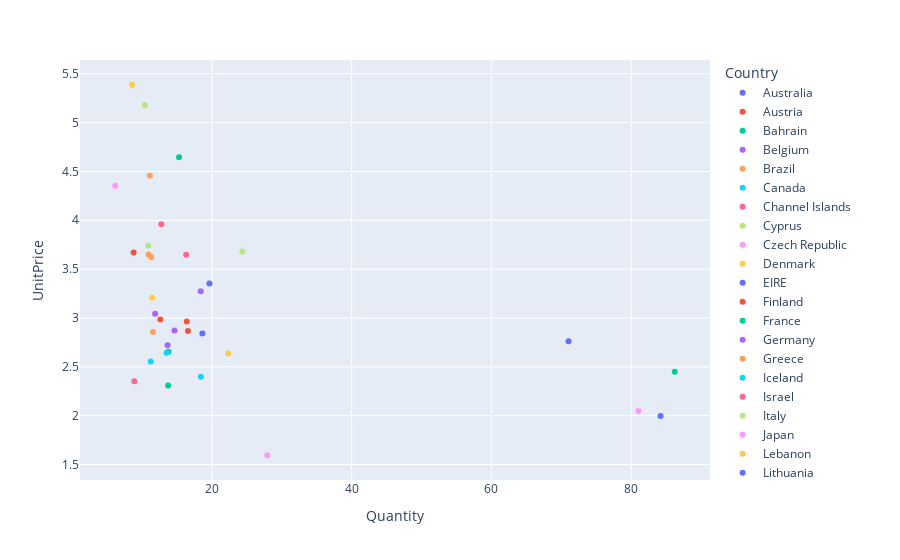

Notebook source saved alongside this figure:
### Markdown cell above
## 3. Create an interactive scatter plot showing the relationship between average quantity (x-axis) and average unit price (y-axis) for the product PARTY BUNTING with the plot points color-coded by country (categories).

### Code cell
data["InvoiceDate"] = pd.to_datetime(data["InvoiceDate"])




# Group by country
agg = data.groupby("Country", as_index=False).agg({
    "Quantity": "mean",
    "UnitPrice": "mean"
})

# Basic interactive scatter plot
fig = px.scatter(
    agg,        # your DataFrame
    x="Quantity",      # column for x-axis
    y="UnitPrice",      # column for y-axis
    color="Country",  # optional: color by category
    # size="size_column",       # optional: marker size
    # hover_data=["col1", "col2"],  # optional: extra info on hover
    # title="Your Plot Title"       # optional: chart title
)

fig.show()

### Figure 1 — Plotly figure (JSON) as saved in the notebook; plotly's stock layout.template omitted (floating-point values rounded to 4 significant figures)
{"data": [{"hovertemplate": "Country=Australia<br>Quantity=%{x}<br>UnitPrice=%{y}<extra></extra>", "legendgroup": "Australia", "marker": {"color": "#636efa", "symbol": "circle"}, "mode": "markers", "name": "Australia", "orientation": "v", "showlegend": true, "type": "scatter", "x": [71.04], "xaxis": "x", "y": [2.762], "yaxis": "y"}, {"hovertemplate": "Country=Austria<br>Quantity=%{x}<br>UnitPrice=%{y}<extra></extra>", "legendgroup": "Austria", "marker": {"color": "#EF553B", "symbol": "circle"}, "mode": "markers", "name": "Austria", "orientation": "v", "showlegend": true, "type": "scatter", "x": [12.61], "xaxis": "x", "y": [2.984], "yaxis": "y"}, {"hovertemplate": "Country=Bahrain<br>Quantity=%{x}<br>UnitPrice=%{y}<extra></extra>", "legendgroup": "Bahrain", "marker": {"color": "#00cc96", "symbol": "circle"}, "mode": "markers", "name": "Bahrain", "orientation": "v", "showlegend": true, "type": "scatter", "x": [15.29], "xaxis": "x", "y": [4.644], "yaxis": "y"}, {"hovertemplate": "Country=Belgium<br>Quantity=%{x}<br>UnitPrice=%{y}<extra></extra>", "legendgroup": "Belgium", "marker": {"color": "#ab63fa", "symbol": "circle"}, "mode": "markers", "name": "Belgium", "orientation": "v", "showlegend": true, "type": "scatter", "x": [11.87], "xaxis": "x", "y": [3.043], "yaxis": "y"}, {"hovertemplate": "Country=Brazil<br>Quantity=%{x}<br>UnitPrice=%{y}<extra></extra>", "legendgroup": "Brazil", "marker": {"color": "#FFA15A", "symbol": "circle"}, "mode": "markers", "name": "Brazil", "orientation": "v", "showlegend": true, "type": "scatter", "x": [11.12], "xaxis": "x", "y": [4.456], "yaxis": "y"}, {"hovertemplate": "Country=Canada<br>Quantity=%{x}<br>UnitPrice=%{y}<extra></extra>", "legendgroup": "Canada", "marker": {"color": "#19d3f3", "symbol": "circle"}, "mode": "markers", "name": "Canada", "orientation": "v", "showlegend": true, "type": "scatter", "x": [18.41], "xaxis": "x", "y": [2.398], "yaxis": "y"}, {"hovertemplate": "Country=Channel Islands<br>Quantity=%{x}<br>UnitPrice=%{y}<extra></extra>", "legendgroup": "Channel Islands", "marker": {"color": "#FF6692", "symbol": "circle"}, "mode": "markers", "name": "Channel Islands", "orientation": "v", "showlegend": true, "type": "scatter", "x": [12.75], "xaxis": "x", "y": [3.961], "yaxis": "y"}, {"hovertemplate": "Country=Cyprus<br>Quantity=%{x}<br>UnitPrice=%{y}<extra></extra>", "legendgroup": "Cyprus", "marker": {"color": "#B6E880", "symbol": "circle"}, "mode": "markers", "name": "Cyprus", "orientation": "v", "showlegend": true, "type": "scatter", "x": [10.39], "xaxis": "x", "y": [5.181], "yaxis": "y"}, {"hovertemplate": "Country=Czech Republic<br>Quantity=%{x}<br>UnitPrice=%{y}<extra></extra>", "legendgroup": "Czech Republic", "marker": {"color": "#FF97FF", "symbol": "circle"}, "mode": "markers", "name": "Czech Republic", "orientation": "v", "showlegend": true, "type": "scatter", "x": [27.92], "xaxis": "x", "y": [1.595], "yaxis": "y"}, {"hovertemplate": "Country=Denmark<br>Quantity=%{x}<br>UnitPrice=%{y}<extra></extra>", "legendgroup": "Denmark", "marker": {"color": "#FECB52", "symbol": "circle"}, "mode": "markers", "name": "Denmark", "orientation": "v", "showlegend": true, "type": "scatter", "x": [22.32], "xaxis": "x", "y": [2.636], "yaxis": "y"}, {"hovertemplate": "Country=EIRE<br>Quantity=%{x}<br>UnitPrice=%{y}<extra></extra>", "legendgroup": "EIRE", "marker": {"color": "#636efa", "symbol": "circle"}, "mode": "markers", "name": "EIRE", "orientation": "v", "showlegend": true, "type": "scatter", "x": [19.64], "xaxis": "x", "y": [3.353], "yaxis": "y"}, {"hovertemplate": "Country=Finland<br>Quantity=%{x}<br>UnitPrice=%{y}<extra></extra>", "legendgroup": "Finland", "marker": {"color": "#EF553B", "symbol": "circle"}, "mode": "markers", "name": "Finland", "orientation": "v", "showlegend": true, "type": "scatter", "x": [16.4], "xaxis": "x", "y": [2.963], "yaxis": "y"}, {"hovertemplate": "Country=France<br>Quantity=%{x}<br>UnitPrice=%{y}<extra></extra>", "legendgroup": "France", "marker": {"color": "#00cc96", "symbol": "circle"}, "mode": "markers", "name": "France", "orientation": "v", "showlegend": true, "type": "scatter", "x": [13.77], "xaxis": "x", "y": [2.654], "yaxis": "y"}, {"hovertemplate": "Country=Germany<br>Quantity=%{x}<br>UnitPrice=%{y}<extra></extra>", "legendgroup": "Germany", "marker": {"color": "#ab63fa", "symbol": "circle"}, "mode": "markers", "name": "Germany", "orientation": "v", "showlegend": true, "type": "scatter", "x": [13.65], "xaxis": "x", "y": [2.721], "yaxis": "y"}, {"hovertemplate": "Country=Greece<br>Quantity=%{x}<br>UnitPrice=%{y}<extra></extra>", "legendgroup": "Greece", "marker": {"color": "#FFA15A", "symbol": "circle"}, "mode": "markers", "name": "Greece", "orientation": "v", "showlegend": true, "type": "scatter", "x": [10.92], "xaxis": "x", "y": [3.65], "yaxis": "y"}, {"hovertemplate": "Country=Iceland<br>Quantity=%{x}<br>UnitPrice=%{y}<extra></extra>", "legendgroup": "Iceland", "marker": {"color": "#19d3f3", "symbol": "circle"}, "mode": "markers", "name": "Iceland", "orientation": "v", "showlegend": true, "type": "scatter", "x": [13.51], "xaxis": "x", "y": [2.644], "yaxis": "y"}, {"hovertemplate": "Country=Israel<br>Quantity=%{x}<br>UnitPrice=%{y}<extra></extra>", "legendgroup": "Israel", "marker": {"color": "#FF6692", "symbol": "circle"}, "mode": "markers", "name": "Israel", "orientation": "v", "showlegend": true, "type": "scatter", "x": [16.31], "xaxis": "x", "y": [3.647], "yaxis": "y"}, {"hovertemplate": "Country=Italy<br>Quantity=%{x}<br>UnitPrice=%{y}<extra></extra>", "legendgroup": "Italy", "marker": {"color": "#B6E880", "symbol": "circle"}, "mode": "markers", "name": "Italy", "orientation": "v", "showlegend": true, "type": "scatter", "x": [10.89], "xaxis": "x", "y": [3.74], "yaxis": "y"}, {"hovertemplate": "Country=Japan<br>Quantity=%{x}<br>UnitPrice=%{y}<extra></extra>", "legendgroup": "Japan", "marker": {"color": "#FF97FF", "symbol": "circle"}, "mode": "markers", "name": "Japan", "orientation": "v", "showlegend": true, "type": "scatter", "x": [81.05], "xaxis": "x", "y": [2.047], "yaxis": "y"}, {"hovertemplate": "Country=Lebanon<br>Quantity=%{x}<br>UnitPrice=%{y}<extra></extra>", "legendgroup": "Lebanon", "marker": {"color": "#FECB52", "symbol": "circle"}, "mode": "markers", "name": "Lebanon", "orientation": "v", "showlegend": true, "type": "scatter", "x": [8.578], "xaxis": "x", "y": [5.388], "yaxis": "y"}, {"hovertemplate": "Country=Lithuania<br>Quantity=%{x}<br>UnitPrice=%{y}<extra></extra>", "legendgroup": "Lithuania", "marker": {"color": "#636efa", "symbol": "circle"}, "mode": "markers", "name": "Lithuania", "orientation": "v", "showlegend": true, "type": "scatter", "x": [18.63], "xaxis": "x", "y": [2.841], "yaxis": "y"}, {"hovertemplate": "Country=Malta<br>Quantity=%{x}<br>UnitPrice=%{y}<extra></extra>", "legendgroup": "Malta", "marker": {"color": "#EF553B", "symbol": "circle"}, "mode": "markers", "name": "Malta", "orientation": "v", "showlegend": true, "type": "scatter", "x": [8.789], "xaxis": "x", "y": [3.671], "yaxis": "y"}, {"hovertemplate": "Country=Netherlands<br>Quantity=%{x}<br>UnitPrice=%{y}<extra></extra>", "legendgroup": "Netherlands", "marker": {"color": "#00cc96", "symbol": "circle"}, "mode": "markers", "name": "Netherlands", "orientation": "v", "showlegend": true, "type": "scatter", "x": [86.24], "xaxis": "x", "y": [2.449], "yaxis": "y"}, {"hovertemplate": "Country=Norway<br>Quantity=%{x}<br>UnitPrice=%{y}<extra></extra>", "legendgroup": "Norway", "marker": {"color": "#ab63fa", "symbol": "circle"}, "mode": "markers", "name": "Norway", "orientation": "v", "showlegend": true, "type": "scatter", "x": [18.39], "xaxis": "x", "y": [3.274], "yaxis": "y"}, {"hovertemplate": "Country=Poland<br>Quantity=%{x}<br>UnitPrice=%{y}<extra></extra>", "legendgroup": "Poland", "marker": {"color": "#FFA15A", "symbol": "circle"}, "mode": "markers", "name": "Poland", "orientation": "v", "showlegend": true, "type": "scatter", "x": [11.31], "xaxis": "x", "y": [3.622], "yaxis": "y"}, {"hovertemplate": "Country=Portugal<br>Quantity=%{x}<br>UnitPrice=%{y}<extra></extra>", "legendgroup": "Portugal", "marker": {"color": "#19d3f3", "symbol": "circle"}, "mode": "markers", "name": "Portugal", "orientation": "v", "showlegend": true, "type": "scatter", "x": [11.24], "xaxis": "x", "y": [2.553], "yaxis": "y"}, {"hovertemplate": "Country=Saudi Arabia<br>Quantity=%{x}<br>UnitPrice=%{y}<extra></extra>", "legendgroup": "Saudi Arabia", "marker": {"color": "#FF6692", "symbol": "circle"}, "mode": "markers", "name": "Saudi Arabia", "orientation": "v", "showlegend": true, "type": "scatter", "x": [8.889], "xaxis": "x", "y": [2.351], "yaxis": "y"}, {"hovertemplate": "Country=Singapore<br>Quantity=%{x}<br>UnitPrice=%{y}<extra></extra>", "legendgroup": "Singapore", "marker": {"color": "#B6E880", "symbol": "circle"}, "mode": "markers", "name": "Singapore", "orientation": "v", "showlegend": true, "type": "scatter", "x": [24.34], "xaxis": "x", "y": [3.679], "yaxis": "y"}, {"hovertemplate": "Country=South Africa<br>Quantity=%{x}<br>UnitPrice=%{y}<extra></extra>", "legendgroup": "South Africa", "marker": {"color": "#FF97FF", "symbol": "circle"}, "mode": "markers", "name": "South Africa", "orientation": "v", "showlegend": true, "type": "scatter", "x": [6.158], "xaxis": "x", "y": [4.353], "yaxis": "y"}, {"hovertemplate": "Country=Spain<br>Quantity=%{x}<br>UnitPrice=%{y}<extra></extra>", "legendgroup": "Spain", "marker": {"color": "#FECB52", "symbol": "circle"}, "mode": "markers", "name": "Spain", "orientation": "v", "showlegend": true, "type": "scatter", "x": [11.45], "xaxis": "x", "y": [3.207], "yaxis": "y"}, {"hovertemplate": "Country=Sweden<br>Quantity=%{x}<br>UnitPrice=%{y}<extra></extra>", "legendgroup": "Sweden", "marker": {"color": "#636efa", "symbol": "circle"}, "mode": "markers", "name": "Sweden", "orientation": "v", "showlegend": true, "type": "scatter", "x": [84.21], "xaxis": "x", "y": [1.997], "yaxis": "y"}, {"hovertemplate": "Country=Switzerland<br>Quantity=%{x}<br>UnitPrice=%{y}<extra></extra>", "legendgroup": "Switzerland", "marker": {"color": "#EF553B", "symbol": "circle"}, "mode": "markers", "name": "Switzerland", "orientation": "v", "showlegend": true, "type": "scatter", "x": [16.56], "xaxis": "x", "y": [2.866], "yaxis": "y"}, {"hovertemplate": "Country=USA<br>Quantity=%{x}<br>UnitPrice=%{y}<extra></extra>", "legendgroup": "USA", "marker": {"color": "#00cc96", "symbol": "circle"}, "mode": "markers", "name": "USA", "orientation": "v", "showlegend": true, "type": "scatter", "x": [13.73], "xaxis": "x", "y": [2.309], "yaxis": "y"}, {"hovertemplate": "Country=United Arab Emirates<br>Quantity=%{x}<br>UnitPrice=%{y}<extra></extra>", "legendgroup": "United Arab Emirates", "marker": {"color": "#ab63fa", "symbol": "circle"}, "mode": "markers", "name": "United Arab Emirates", "orientation": "v", "showlegend": true, "type": "scatter", "x": [14.64], "xaxis": "x", "y": [2.871], "yaxis": "y"}, {"hovertemplate": "Country=United Kingdom<br>Quantity=%{x}<br>UnitPrice=%{y}<extra></extra>", "legendgroup": "United Kingdom", "marker": {"color": "#FFA15A", "symbol": "circle"}, "mode": "markers", "name": "United Kingdom", "orientation": "v", "showlegend": true, "type": "scatter", "x": [11.57], "xaxis": "x", "y": [2.858], "yaxis": "y"}], "layout": {"legend": {"title": {"text": "Country"}, "tracegroupgap": 0}, "margin": {"t": 60}, "xaxis": {"anchor": "y", "domain": [0, 1], "title": {"text": "Quantity"}}, "yaxis": {"anchor": "x", "domain": [0, 1], "title": {"text": "UnitPrice"}}}}
